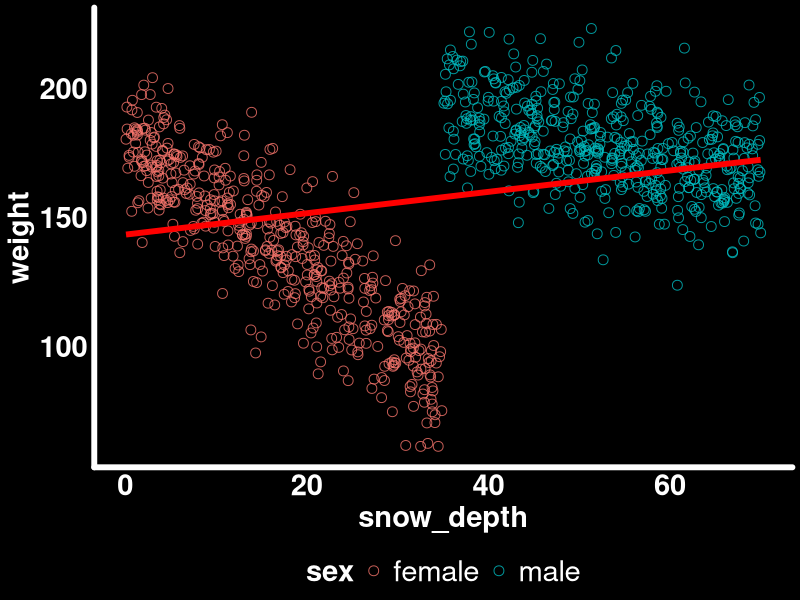
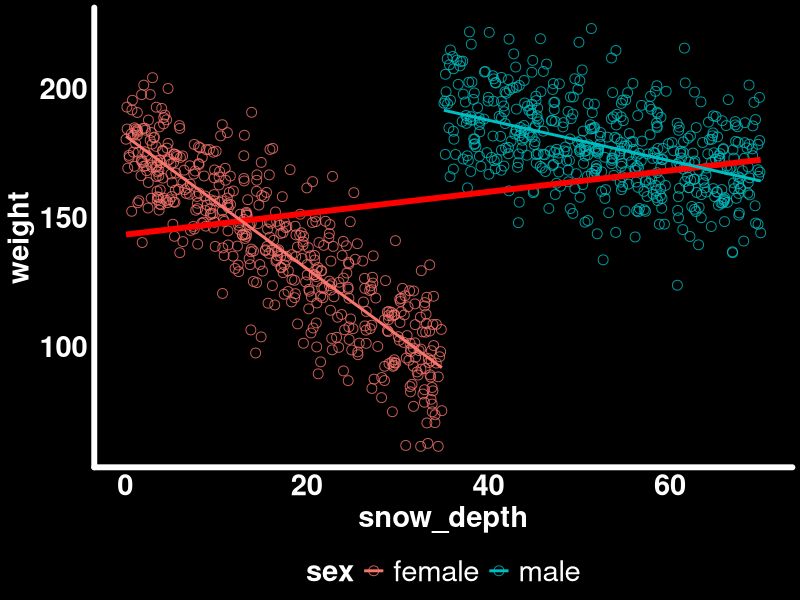
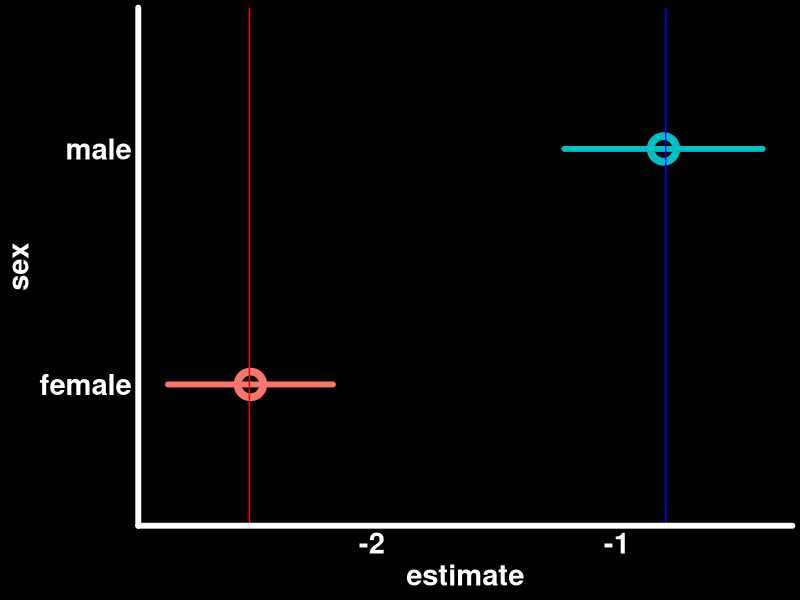
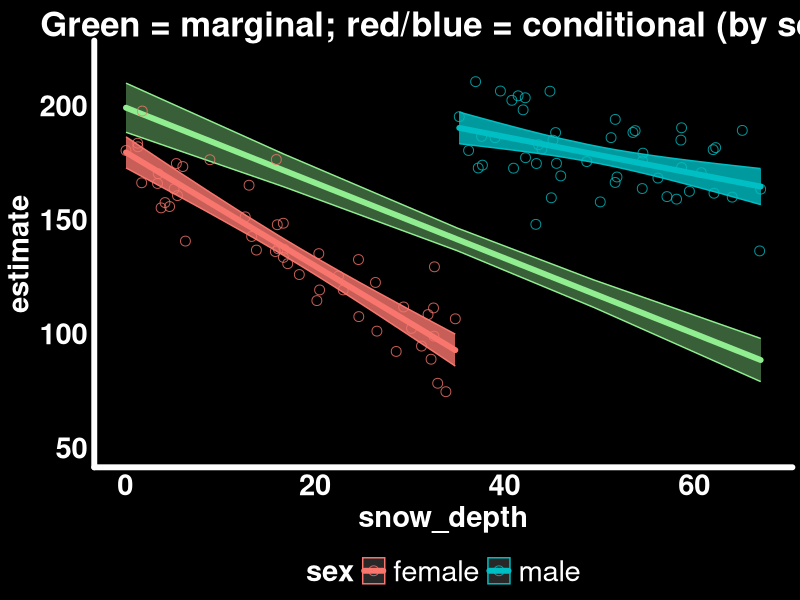
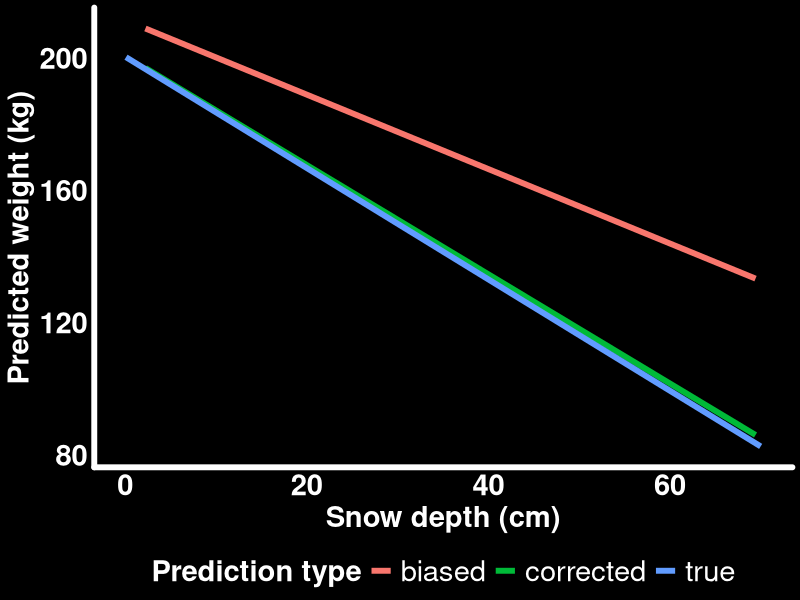
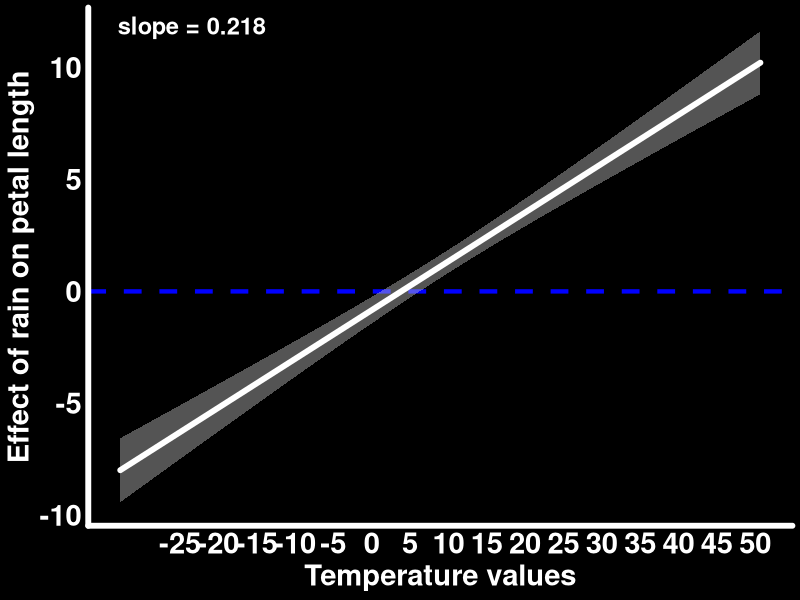
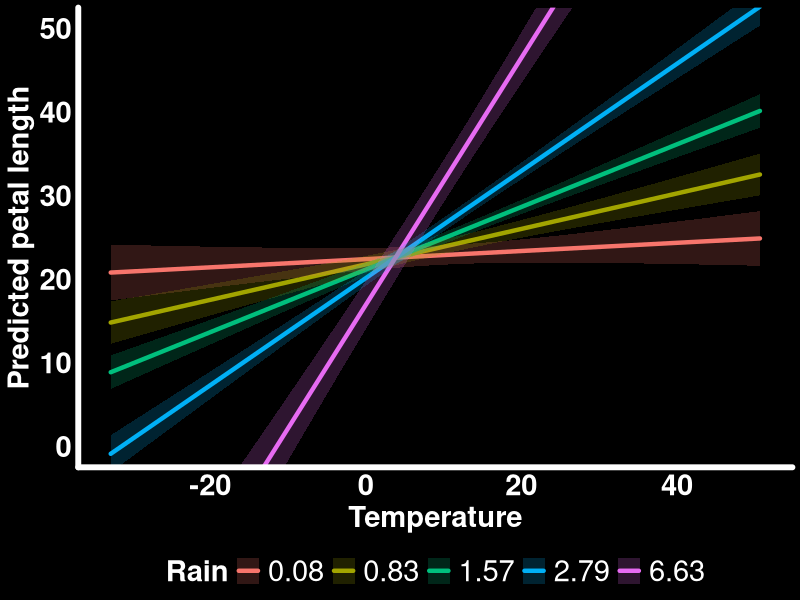
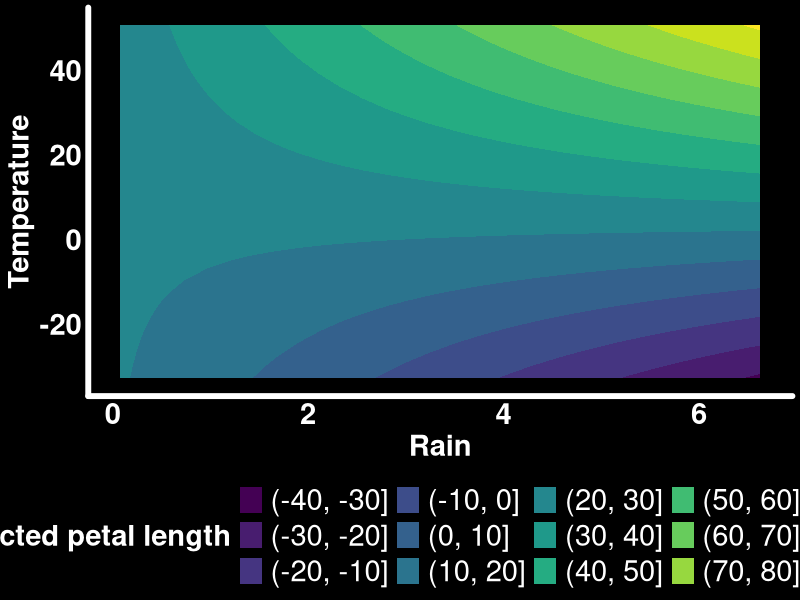

These charts were generated, in order, by the following R code:
## ---- chunk 1
#| output: false
library(tidyverse)       # Data manipulation and plotting
library(glmmTMB)         # Generalized linear (mixed) models
library(marginaleffects) # Compute marginal/conditional effects
library(patchwork)       # Combine multiple plots
library(GGally)          # Pairwise plots
library(distributional)  # Simulate mixture/gamma/normal distributions (Part 3)

# Set ggplot2 theme
black_theme <- theme(
  axis.line = element_line(linewidth = 2, lineend = "round", color = "white"),
  panel.grid = element_blank(),
  panel.background = element_rect(fill = "black", color = NA),
  axis.ticks = element_blank(),
  axis.text = element_text(size = 21, face = "bold", color = "white"),
  axis.title = element_text(size = 21, face = "bold", color = "white"),
  plot.title = element_text(size = 25, face = "bold", color = "white"),
  plot.background = element_rect(fill = "black", color = NA),
  legend.background = element_rect(fill = "black", color = NA),
  legend.text = element_text(size = 21, color = "white"),
  legend.title = element_text(size = 21, face = "bold", color = "white"),
  legend.position = "bottom"
)

theme_set(black_theme)

# Set global default for geom_point shape
update_geom_defaults("point", list(shape = 1, size = 3, alpha = 0.8))

# silence marginaleffects warnings about glmmTMB
options(marginaleffects_safe = FALSE)

set.seed(333)
## ---- chunk 2
n_individuals_population <- 1000
sexes <- c("male", "female")
male_intercept <- 220; female_intercept <- 180
sd_weight <- 15
male_loss <- -0.8; female_loss <- -2.5

bighorn_population <- tibble(
  sex = rep(sexes, n_individuals_population / length(sexes)),
  snow_depth = runif(n_individuals_population,
    min = ifelse(sex == "male", 35, 0),
    max = ifelse(sex == "male", 70, 35)
  ),
  weight = rnorm(n_individuals_population,
    mean = ifelse(sex == "male",
      male_intercept + male_loss * snow_depth,
      female_intercept + female_loss * snow_depth),
    sd = sd_weight
  )
)
## ---- chunk 3
#| code-fold: true
#| fig-cap: "Ignoring sex hides the true within-sex trends."
ggplot(bighorn_population, aes(x = snow_depth, y = weight)) +
  geom_point(aes(color = sex)) +
  geom_smooth(method = "lm", se = FALSE, color = "red", linewidth = 2)
## ---- chunk 4
#| code-fold: true
#| fig-cap: "Within-sex trends are negative, as expected."
ggplot(bighorn_population) +
  geom_point(aes(x = snow_depth, y = weight, color = sex)) +
  geom_smooth(aes(x = snow_depth, y = weight), method = "lm", se = FALSE, color = "red", linewidth = 2) +
  geom_smooth(aes(x = snow_depth, y = weight, color = sex), method = "lm", se = FALSE)
## ---- chunk 5
n_individuals <- 100
bighorn_mass_1 <- bighorn_population |>
  group_by(sex) |>
  slice_sample(n = n_individuals / 2, replace = FALSE) |>
  ungroup()

mod_mass_1 <- glmmTMB(weight ~ sex * snow_depth,
                       data = bighorn_mass_1, family = gaussian())
## ---- chunk 6
summary(mod_mass_1)$coefficients$cond
## ---- chunk 7
predictions(mod_mass_1, by = "sex")
## ---- chunk 8
predictions(mod_mass_1, by = "sex") |>
  hypotheses(hypothesis = "b1 - b2 = 0")
## ---- chunk 9
#| code-fold: true
#| fig-cap: "Slopes of snow depth by sex, with true simulated values as vertical lines."
slopes(mod_mass_1, variables = "snow_depth", by = "sex", vcov = TRUE) |>
  ggplot(aes(x = estimate, xmax = conf.high, xmin = conf.low, y = sex, color = sex)) +
  geom_pointrange(size = 1.5, lineend = "round", linewidth = 2, pch = 21, stroke = 4) +
  geom_vline(xintercept = female_loss, color = "red") +
  geom_vline(xintercept = male_loss, color = "blue") +
  theme(legend.position = "none")
## ---- chunk 10
slopes(mod_mass_1, variables = "snow_depth", by = "sex", vcov = TRUE) |>
  hypotheses(hypothesis = "b1 - b2 = 0")
## ---- chunk 11
avg_slopes(mod_mass_1, variables = "snow_depth", vcov = TRUE)
## ---- chunk 12
mean(c(male_loss, female_loss))  # true simulated average
## ---- chunk 13
#| code-fold: true
avg_pred_mass_1 <- avg_predictions(mod_mass_1, variables = "snow_depth")
pred_sex_mass_1 <- predictions(mod_mass_1, newdata = bighorn_mass_1)

ggplot() +
  geom_ribbon(data = avg_pred_mass_1,
              aes(x = snow_depth, ymin = conf.low, ymax = conf.high),
              color = "lightgreen", fill = "lightgreen", alpha = 0.4) +
  geom_line(data = avg_pred_mass_1, aes(x = snow_depth, y = estimate),
            color = "lightgreen", lineend = "round", linewidth = 2) +
  geom_ribbon(data = pred_sex_mass_1,
              aes(x = snow_depth, ymin = conf.low, ymax = conf.high, color = sex, fill = sex),
              alpha = 0.8) +
  geom_line(data = pred_sex_mass_1, aes(x = snow_depth, y = estimate, color = sex),
            lineend = "round", linewidth = 2) +
  geom_point(data = bighorn_mass_1, aes(y = weight, x = snow_depth, color = sex)) +
  guides(alpha = "none", fill = "none") +
  labs(title = "Green = marginal; red/blue = conditional (by sex)") +
  coord_cartesian(ylim = c(50, 220))
## ---- chunk 14
bighorn_mass_2 <- bind_rows(
  bighorn_population |> filter(sex == "male") |> slice_sample(n = 80),
  bighorn_population |> filter(sex == "female") |> slice_sample(n = 20)
)
mod_mass_2 <- glmmTMB(weight ~ sex * snow_depth, data = bighorn_mass_2, family = gaussian())
summary(mod_mass_2)
avg_slopes(mod_mass_2, variables = "snow_depth", vcov = TRUE)
## ---- chunk 15
newdata_balanced <- bighorn_mass_2 |>
  group_by(sex) |>
  reframe(snow_depth = seq(min(snow_depth), max(snow_depth), length.out = 50)) |>
  ungroup()
## ---- chunk 16
#| code-fold: true
mod_mass_true <- glmmTMB(weight ~ sex * snow_depth,
                          data = bighorn_population, family = gaussian())

avg_pred_mass_2 <- avg_predictions(mod_mass_2, variables = "snow_depth")
avg_pred_mass_3 <- avg_predictions(mod_mass_2, variables = "snow_depth", newdata = newdata_balanced)
avg_pred_mass_true <- avg_predictions(mod_mass_true, variables = "snow_depth")

bind_rows(
  avg_pred_mass_2 |> mutate(type = "biased"),
  avg_pred_mass_3 |> mutate(type = "corrected"),
  avg_pred_mass_true |> mutate(type = "true")
) |>
  ggplot() +
  geom_line(aes(x = snow_depth, y = estimate, color = type), linewidth = 2) +
  labs(y = "Predicted weight (kg)",
       x = "Snow depth (cm)",
       color = "Prediction type")
## ---- chunk 17
n_flowers <- 200
temperature <- rnorm(n_flowers, mean = 10, sd = 15)
rain <- rgamma(n_flowers, shape = 2)
avg_petal_length <- 25.6; sd_petal_length <- 4.5
temperature_effect <- 0.4; rain_effect <- 0.9; interaction_effect <- 0.2

flower_measurements_1 <- tibble(
  temp_centered = temperature - mean(temperature),
  rain_centered = rain - mean(rain),
  petal_length = rnorm(n_flowers,
    mean = avg_petal_length +
      temperature_effect * temp_centered +
      rain_effect * rain_centered +
      interaction_effect * temp_centered * rain_centered,
    sd = sd_petal_length)
)
## ---- chunk 18
mod_flower_1 <- glmmTMB(petal_length ~ temp_centered * rain_centered,
                         data = flower_measurements_1)
summary(mod_flower_1)$coefficients$cond
## ---- chunk 19
# Effect of temperature when rain_centered = 0 (i.e., average rain)
slopes(mod_flower_1, newdata = datagrid(rain_centered = 0),
       variables = "temp_centered")
## ---- chunk 20
#| code-fold: true
#| fig-cap: "Effect of rain on petal length, across observed temperatures."
slopes_by_temp <- slopes(mod_flower_1,
  newdata = datagrid(temp_centered = seq(min(flower_measurements_1$temp_centered),
                                          max(flower_measurements_1$temp_centered), length.out = 30)),
  variables = "rain_centered", by = "temp_centered")

trend_slope_temp <- coef(lm(estimate ~ temp_centered, data = slopes_by_temp))[["temp_centered"]]

slopes_by_temp |>
  ggplot() +
  geom_hline(yintercept = 0, color = "blue", linewidth = 1.5, linetype = 2) +
  geom_ribbon(aes(x = temp_centered + mean(temperature), ymin = conf.low, ymax = conf.high),
    alpha = 0.4, fill = "lightgrey") +
  geom_line(aes(x = temp_centered + mean(temperature), y = estimate),
    lineend = "round", linewidth = 2, color = "white") +
  annotate("text", x = -Inf, y = Inf, hjust = -0.2, vjust = 1.5,
    label = paste0("slope = ", round(trend_slope_temp, 3)),
    color = "white", size = 6, fontface = "bold") +
  scale_x_continuous(breaks = seq(-25, 50, by = 5)) +
  labs(y = "Effect of rain on petal length", x = "Temperature values")
## ---- chunk 21
#| code-fold: true
predictions(mod_flower_1,
  newdata = datagrid(
    temp_centered = seq(min(flower_measurements_1$temp_centered),
                         max(flower_measurements_1$temp_centered), length.out = 30),
    rain_centered = fivenum
  )) |>
  as_tibble() |>
  mutate(rain = round(rain_centered + mean(rain), 2)) |>
  ggplot() +
  geom_line(aes(y = estimate, x = temp_centered + mean(temperature), color = as.factor(rain)),
            lineend = "round", linewidth = 1.5) +
  geom_ribbon(aes(ymin = conf.low, ymax = conf.high,
                  x = temp_centered + mean(temperature), fill = as.factor(rain)), alpha = 0.2) +
  labs(y = "Predicted petal length", x = "Temperature", color = "Rain", fill = "Rain") +
  coord_cartesian(ylim = c(0, 50))
## ---- chunk 22
#| code-fold: true
predictions(mod_flower_1,
  newdata = datagrid(
    temp_centered = seq(min(flower_measurements_1$temp_centered),
                         max(flower_measurements_1$temp_centered), length.out = 30),
    rain_centered = seq(min(flower_measurements_1$rain_centered),
                         max(flower_measurements_1$rain_centered), length.out = 30)
  )) |>
  as_tibble() |>
  mutate(rain = rain_centered + mean(rain), temp = temp_centered + mean(temperature)) |>
  ggplot(aes(x = rain, y = temp, z = estimate)) +
  stat_contour_filled() +
  labs(x = "Rain", y = "Temperature", fill = "Predicted petal length")
## ---- chunk 23
log_sd_intercept <- log(sd_petal_length)
log_sd_temp_slope <- 0.03

flower_measurements_2 <- tibble(
  temp_centered = temperature - mean(temperature),
  rain_centered = rain - mean(rain),
  petal_length = rnorm(n_flowers,
    mean = avg_petal_length + temperature_effect * temp_centered,
    sd = exp(log_sd_intercept + log_sd_temp_slope * temp_centered))
)

mod_flower_2 <- glmmTMB(petal_length ~ temp_centered,
                         dispformula = ~ temp_centered,
                         data = flower_measurements_2)
## ---- chunk 24
#| code-fold: true
#| fig-cap: "Recovered vs. simulated standard deviation of petal length."
predictions(mod_flower_2, newdata = flower_measurements_2, type = "disp") |>
  as_tibble() -> pred_sd_temp

true_sd_temp <- flower_measurements_2 |>
  mutate(true_sd = exp(log_sd_intercept + log_sd_temp_slope * temp_centered))

ggplot() +
  geom_line(data = true_sd_temp,
            aes(x = temp_centered + mean(temperature), y = true_sd, color = "Simulated"),
            linewidth = 2, linetype = "dashed") +
  geom_ribbon(data = pred_sd_temp,
              aes(ymin = conf.low, ymax = conf.high, x = temp_centered + mean(temperature)),
              fill = "red", alpha = 0.6) +
  geom_line(data = pred_sd_temp,
            aes(x = temp_centered + mean(temperature), y = estimate, color = "Estimated"),
            linewidth = 2, lineend = "round") +
  scale_color_manual(values = c("Simulated" = "green", "Estimated" = "red"), name = "Standard deviation") +
  labs(x = "Temperature", y = "Standard deviation")
## ---- chunk 25
n_plots <- 200
tree_cover <- dist_mixture(dist_beta(4, 0.8), dist_beta(0.8, 4), weights = c(0.5, 0.5))
avg_yearly_rain <- dist_gamma(shape = 3, rate = 0.7)
avg_yearly_temp <- dist_normal(mu = 20, sd = 10)

occurence_intercept <- plogis(-3)
occurence_tree_effect <- 0.45
occurence_rain_effect <- 0.01
occurence_temp_effect <- 0.01

occ_data <- tibble(
  tree_cov = generate(tree_cover, n_plots),
  rain = generate(avg_yearly_rain, n_plots),
  temp = generate(avg_yearly_temp, n_plots)
) |>
  unnest(everything()) |>
  mutate(occurence = rbinom(n_plots, size = 1,
    prob = occurence_intercept +
      occurence_tree_effect * tree_cov +
      occurence_rain_effect * rain +
      occurence_temp_effect * temp))
## ---- chunk 26
mod_1 <- glmmTMB(occurence ~ tree_cov + rain + temp, family = binomial(link = "logit"), data = occ_data)
summary(mod_1)$coefficients$cond
## ---- chunk 27
#| code-fold: true
#| fig-cap: "The logit link bends a straight line into an S-shape."
tibble(log_odds = seq(-6, 6, length.out = 400)) |>
  mutate(probability = plogis(log_odds)) -> logistic_curve

tibble(
  log_odds = c(0, -4.2, 4.2),
  probability = plogis(log_odds),
  label = c("steep middle:\na small push here\nmoves probability a lot",
            "flat end:\na push here barely\nmoves probability",
            "flat end:\na push here barely\nmoves probability")
) -> annot

ggplot(logistic_curve, aes(x = log_odds, y = probability)) +
  geom_line(color = "white", linewidth = 1.5, lineend = "round") +
  geom_point(data = annot, color = "white", size = 3) +
  geom_text(
    data = annot,
    aes(label = label),
    color = "white",
    size = 4.5,
    fontface = "bold",
    lineheight = 0.9,
    vjust = c(-0.4, -0.6, 1.6),
    hjust = c(0.5, 0.5, 0.5)
  ) +
  scale_y_continuous(limits = c(-0.1, 1.05)) +
  labs(
    x = "log-odds scale (what the model's coefficient describes)",
    y = "probability scale",
    title = "The logit link bends a straight line into an S-shape"
  )
## ---- chunk 28
slopes(mod_1, variables = "tree_cov",
       newdata = datagrid(temp = mean(occ_data$temp), rain = mean(occ_data$rain)))
## ---- chunk 29
#| code-fold: true
#| fig-cap: "The tree-cover slope on the probability scale changes across rain × temp, though no interaction term exists in the model."
slopes(mod_1, variables = "tree_cov", newdata = datagrid(temp = fivenum, rain = fivenum)) |>
  ggplot() +
  geom_pointrange(aes(x = estimate, xmin = conf.low, xmax = conf.high, y = 1), color = "white") +
  geom_vline(xintercept = occurence_tree_effect, color = "white", alpha = .8) +
  facet_grid(rain ~ temp) +
  theme(axis.title.y = element_blank(), axis.text.y = element_blank(), axis.line.y = element_blank())
## ---- chunk 30
abundance_intercept <- exp(1)
abundance_tree_effect <- 4.5
abundance_rain_effect <- 0.1
abundance_temp_effect <- 0.1

abund_data <- tibble(
  tree_cov = generate(tree_cover, n_plots),
  rain = generate(avg_yearly_rain, n_plots),
  temp = generate(avg_yearly_temp, n_plots)
) |>
  unnest(everything()) |>
  mutate(abundance = rpois(n_plots, lambda =
    abundance_intercept +
    abundance_tree_effect * tree_cov +
    abundance_rain_effect * rain +
    abundance_temp_effect * temp))

mod_2 <- glmmTMB(abundance ~ tree_cov + rain + temp, family = poisson(link = "log"), data = abund_data)
## ---- chunk 31
#| code-fold: true
tibble(log_count = seq(-2, 6, length.out = 400)) |>
  mutate(count = exp(log_count)) -> exp_curve

tibble(
  log_count = c(-1.5, 2, 4.5),
  count = exp(log_count),
  label = c("flat end:\na push here barely\nmoves the expected count",
            "moderate slope:\na push here moves\nthe expected count some",
            "steep end:\na push here moves\nthe expected count a lot")
) -> annot_exp

ggplot(exp_curve, aes(x = log_count, y = count)) +
  geom_line(color = "white", linewidth = 1.5, lineend = "round") +
  geom_point(data = annot_exp, color = "white", size = 3) +
  geom_text(
    data = annot_exp,
    aes(label = label),
    color = "white",
    size = 4.5,
    fontface = "bold",
    lineheight = 0.9,
    vjust = c(-0.4, -0.6, 1.6),
    hjust = c(0.5, 0.5, 0.5)
  ) +
  labs(
    x = "log scale (what the model's coefficient describes)",
    y = "count scale",
    title = "The log link bends a straight line into an exponential curve"
  )
## ---- chunk 32
exp(fixef(mod_2)$cond["tree_cov"])  # rate ratio: ~2.08, i.e. a ~108% increase per unit tree cover
## ---- chunk 33
more_plots <- 4000
prey_abun <- dist_poisson(lambda = 6)
competitor_abun <- dist_poisson(lambda = 3)

pop_data <- tibble(
  tree_cov = generate(tree_cover, more_plots),
  prey = generate(prey_abun, more_plots),
  competitors = generate(competitor_abun, more_plots)
) |>
  unnest(everything()) |>
  mutate(
    abundance_pres = rpois(more_plots,
      lambda = exp(1 + 0.12 * prey - 0.15 * competitors - 0.045 * prey * competitors)),
    occurence = rbinom(more_plots, size = 1, prob = plogis(-2 + 0.45 * tree_cov)),
    abundance_pop = abundance_pres * occurence
  ) |>
  mutate(across(c(tree_cov, prey, competitors), ~ (.x - mean(.x)) / sd(.x), .names = "scl_{.col}"))
## ---- chunk 34
mod_hu <- glmmTMB(
  abundance_pop ~ scl_prey * scl_competitors,
  zi = ~ scl_tree_cov,
  family = truncated_poisson,
  data = pop_data
)
summary(mod_hu)$coefficients$cond
## ---- chunk 35
#| code-fold: true
#| fig-cap: "Count-scale effect of prey weakens (and reverses) as competitors increase."
slopes(mod_hu, variables = "scl_prey",
       newdata = datagrid(scl_competitors = seq(min(pop_data$scl_competitors),
                                                 max(pop_data$scl_competitors), length.out = 30)),
       type = "response") |>
  ggplot(aes(x = scl_competitors, y = estimate)) +
  geom_hline(yintercept = 0, color = "blue", linewidth = 1, linetype = 2) +
  geom_ribbon(aes(ymin = conf.low, ymax = conf.high), alpha = 0.4, fill = "lightgrey") +
  geom_line(linewidth = 1.5, lineend = "round", color = "white") +
  labs(y = "Slope of scl_prey\n(count scale, individuals present)", x = "Competitors (scaled)",
       title = "Count-scale effect of prey availability weakens as competitors increase")
## ---- chunk 36
avg_slopes(mod_hu, variables = "scl_prey", by = "scl_competitors",
           newdata = datagrid(scl_competitors = c(-1, 0, 1)), type = "link") |>
  mutate(rate_ratio = exp(estimate)) |>
  select(scl_competitors, rate_ratio, p.value)
## ---- chunk 37
#| code-fold: true
#| fig-cap: "Population-scale abundance: same prey x competitors shape, shifted by occupancy."
predictions(mod_hu,
  newdata = datagrid(
    scl_prey = seq(min(pop_data$scl_prey), max(pop_data$scl_prey), length.out = 30),
    scl_competitors = fivenum
  ),
  type = "response"
) |>
  ggplot(aes(x = scl_prey, y = estimate, color = as.factor(scl_competitors), fill = as.factor(scl_competitors))) +
  geom_ribbon(aes(ymin = conf.low, ymax = conf.high), alpha = 0.2) +
  geom_line(linewidth = 1.5, lineend = "round") +
  labs(y = "Predicted population abundance", x = "Prey (scaled)", color = "Competitors", fill = "Competitors")
